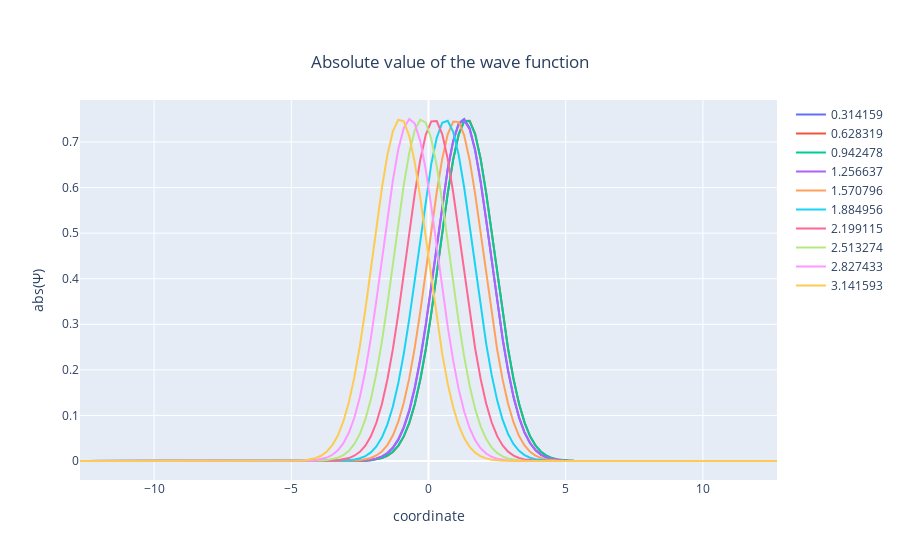
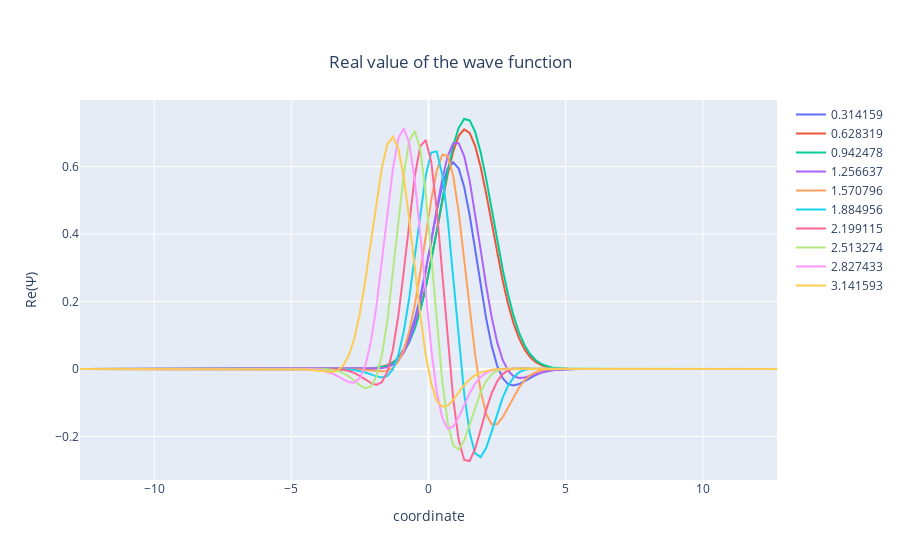
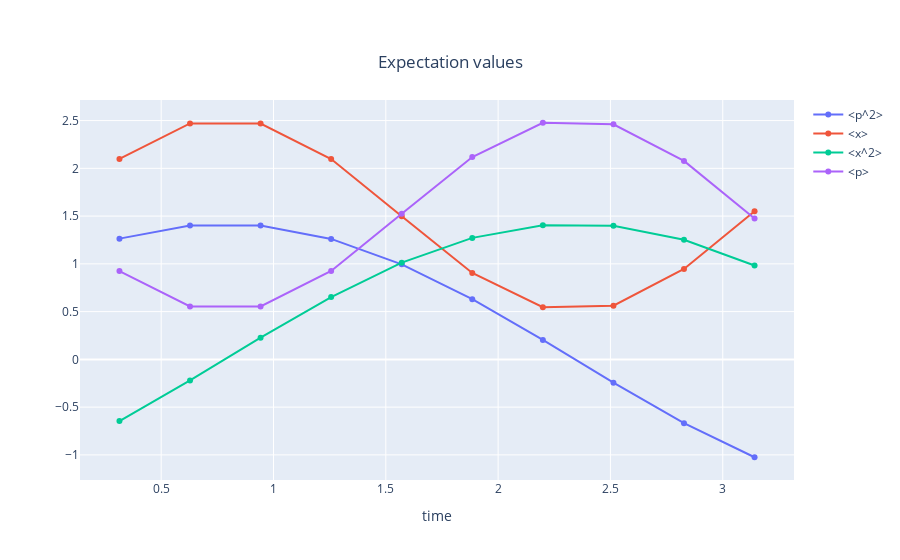

These figures' notebook cell, in order:
### Code cell
import pandas as pd
from plotly.offline import init_notebook_mode, iplot
from plotly.graph_objs import *

init_notebook_mode(connected=True)         # initiate notebook for offline plot

df = pd.read_csv("./output/fort.21_1_1", sep='\s+', header=None).values
dfr = pd.read_csv("./output/fort.22_1_1", sep='\s+', header=None).values
dfxp = pd.read_csv("./output/fort.23_1_1", sep='\s+', header=None).values


n = 128                                    # number of coordinate steps
nt = 64                                    # maximum number of time steps
mod = 1                                    # to show each mod-th time point if needed 
trace = []
xf = []
yf = []
tf = []
for l in range(nt): 
    if not l%mod:
        xf.append(df[l*n:(l + 1)*n, 1])
        yf.append(df[l*n:(l + 1)*n, 2])
        tf.append(df[l*n:l*n + 1, 0])

for l in range(len(xf)):
    trace.append(Scatter(x = xf[l],y = yf[l],name = str(tf[l]).strip('[]')))
    
data = Data(trace)
fig = Figure(data)

fig.update_layout(
    title={
        'text': "Absolute value of the wave function",
        'y':0.9,
        'x':0.5,
        'xanchor': 'center',
        'yanchor': 'top'
    },
    xaxis_title={
        'text': 'coordinate'
    },
    yaxis_title={
        'text': 'abs(Ψ)'
    }
)

#iplot(fig)               # use plotly.offline.iplot for offline plot
iplot(fig, image='svg', filename='fig_abs_wf', image_width=1280, image_height=780)

tracer = []
xfr = []
yfr = []
tfr = []
for l in range(nt): 
    if not l%mod:
        xfr.append(dfr[l*n:(l + 1)*n, 1])
        yfr.append(dfr[l*n:(l + 1)*n, 2])
        tfr.append(dfr[l*n:l*n + 1, 0])

for l in range(len(xfr)):
    tracer.append(Scatter(x = xfr[l],y = yfr[l],name = str(tfr[l]).strip('[]')))
    
datar = Data(tracer)
figr = Figure(datar)

figr.update_layout(
    title={
        'text': "Real value of the wave function",
        'y':0.9,
        'x':0.5,
        'xanchor': 'center',
        'yanchor': 'top'
    },
    xaxis_title={
        'text': 'coordinate'
    },
    yaxis_title={
        'text': 'Re(Ψ)'
    }
)
#iplot(figr)    # use plotly.offline.iplot for offline plot
iplot(figr, image='svg', filename='fig_real_wf', image_width=1280, image_height=780)

tracem = []

namem = ["<x>", "<x^2>", "<p>", "<p^2>"]
    
for l in range(1,5):
    tracem.append(Scatter(x = dfxp[:, 0],y = dfxp[:, l],name = namem[l-2]))
    
datam = Data(tracem)
figm = Figure(datam)

figm.update_layout(
    title={
        'text': "Expectation values",
        'y':0.9,
        'x':0.5,
        'xanchor': 'center',
        'yanchor': 'top'
    },
    xaxis_title={
        'text': 'time'
    },
    yaxis_title={
        'text': '<A>'
    }
)

#iplot(figm)    # use plotly.offline.iplot for offline plot
iplot(figm, image='svg', filename='fig_real_m', image_width=1280, image_height=780)
